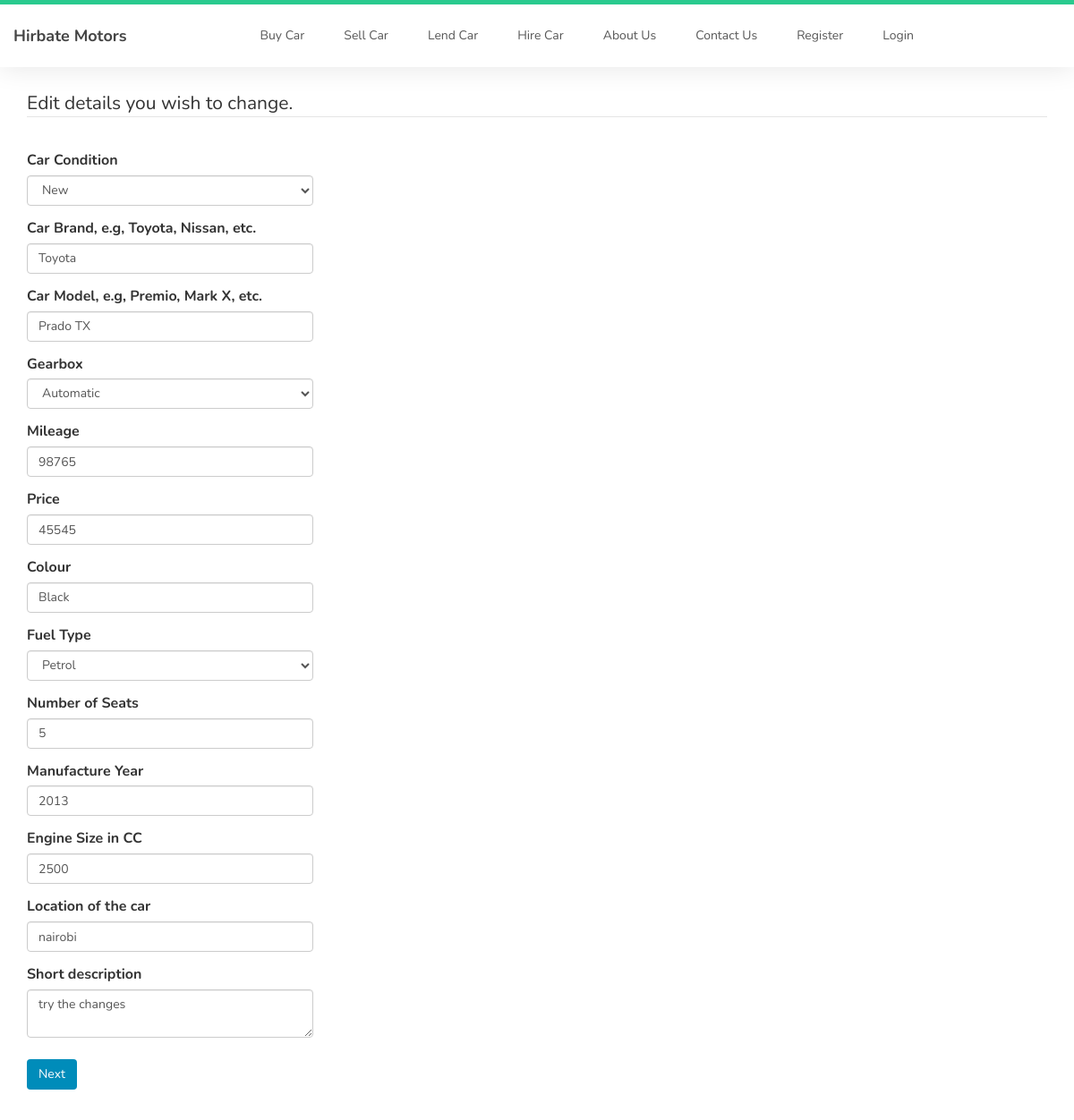
Page /edit_car_for_sale/1 on the committed database.
### car_dealer/models.py (models this page shows, shortened)
class Car(db.Model):
    id = db.Column(db.Integer, primary_key=True)
    condition = db.Column(db.String, nullable=False)
    gearbox = db.Column(db.String, nullable=False)
    color = db.Column(db.String, nullable=False)
    make = db.Column(db.String(50), nullable=False)
    mileage = db.Column(db.Integer, nullable=False)
    price = db.Column(db.Integer, nullable=False)
    model = db.Column(db.String(50), nullable=False)
    fuel = db.Column(db.String, nullable=False)
    seats = db.Column(db.Integer, nullable=False)
    mfg_year = db.Column(db.Integer, nullable=False)
    engine_size = db.Column(db.Integer, nullable=False)
    description = db.Column(db.Text, nullable=False)
    location = db.Column(db.String(30), nullable=False)
    is_approved = db.Column(db.Boolean, nullable=False, default=False)
    user_id = db.Column(db.Integer, db.ForeignKey('user.id'), nullable=False)
    photo_reference = db.relationship('SellPhotos', backref='Car', lazy=True)

### car_dealer/routes.py (the view, shortened to what this page needs)
@app.route('/edit_car_for_sale/<int:car_id>', methods=['GET', 'POST'])
def edit_car_for_sale(car_id):
    car = Car.query.get_or_404(car_id)
    form = SellCarForm()
    if request.method == 'GET':
        form.condition.data = car.condition
        form.gearbox.data = car.gearbox
        form.color.data = car.color
        form.make.data = car.make
        form.mileage.data = car.mileage
        form.price.data = car.price
        form.model.data = car.model
        form.seats.data = car.seats
        form.mfg_year.data = car.mfg_year
        form.engine_size.data = car.engine_size
        form.description.data = car.description
        form.location.data = car.location
        form.fuel.data = car.fuel
    return render_template('edit_car_sale.html', title='Edit Car', form=form)

### car_dealer/forms.py
class SellCarForm(FlaskForm):
    condition = SelectField('Car Condition', choices=condition_drop_list, default=1)
    make = StringField('Car Brand, e.g, Toyota, Nissan, etc.', validators=[DataRequired(), Length(min=5, max=20)])
    model = StringField('Car Model, e.g, Premio, Mark X, etc.', validators=[DataRequired(), Length(min=5, max=20)])
    gearbox = SelectField('Gearbox', choices=gearbox_drop_list, default=1)
    mileage = IntegerField('Mileage', validators=[DataRequired()])
    color = StringField('Colour', validators=[DataRequired(), Length(max=10)])
    price = FloatField('Price', validators=[DataRequired()])
    fuel = SelectField('Fuel Type', choices=fuel_drop_list, default=1)
    location = StringField('Location of the car', validators=[DataRequired(), Length(max=30)])
    seats = IntegerField('Number of Seats', validators=[DataRequired()])
    mfg_year = IntegerField('Manufacture Year', validators=[DataRequired()])
    engine_size = IntegerField('Engine Size in CC', validators=[DataRequired()])
    description = TextAreaField('Short description', validators=[DataRequired(), Length(min=10, max=140)])
    submit = SubmitField('Next')

### car_dealer/templates/edit_car_sale.html (shortened to what this page needs)
{% extends 'layout.html' %}
{% block content %}
    <div class="container form-group mt-4 mb-4">
        <form action="" method="POST" enctype="multipart/form-data">
            <fieldset class="form-group" style="margin-top: 3rem;">
                <legend class="border-bottom">Edit details you wish to change.</legend>
                <div class="row" id="carUploadForm">
                    <div class="form-group">
                        <div class="col-md-12">
                            {{ form.condition.label (class="form-control-label")}}
                                {% if form.condition.errors %}
                                    {{ form.condition (class="form-control form-control-lg is-invalid")}}
                                    <ul class="invalid-feedback">
                                        {% for error in form.condition.errors %}
                                            <span>{{ error }}</span>
                                        {% endfor %}
                                    </ul>
                                {% else %}
                                    {{ form.condition (class="form-control form-control-lg")}}
                                {% endif %}
                        </div>
                    </div>
                    <div class="form-group">
                        <div class="col-md-12">
                            {{ form.make.label (class="form-control-label")}}
                                {% if form.make.errors %}
                                    {{ form.make (class="form-control form-control-lg is-invalid")}}
                                    <ul class="invalid-feedback">
                                        {% for error in form.make.errors %}
                                            <span>{{ error }}</span>
                                        {% endfor %}
                                    </ul>
                                {% else %}
                                    {{ form.make (class="form-control form-control-lg")}}
                                {% endif %}
                        </div>
                    </div>
                    <div class="form-group">
                        <div class="col-md-12">
                            {{ form.model.label (class="form-control-label")}}
                                {% if form.model.errors %}
                                    {{ form.model (class="form-control form-control-lg is-invalid")}}
                                    <ul class="invalid-feedback">
                                        {% for error in form.model.errors %}
                                            <span>{{ error }}</span>
                                        {% endfor %}
                                    </ul>
                                {% else %}
                                    {{ form.model (class="form-control form-control-lg")}}
                                {% endif %}
                        </div>
                    </div>
                    <div class="form-group">
                        <div class="col-md-12">
                            {{ form.gearbox.label (class="form-control-label")}}
                                {% if form.gearbox.errors %}
                                    {{ form.gearbox (class="form-control form-control-lg is-invalid")}}
                                    <ul class="invalid-feedback">
                                        {% for error in form.gearbox.errors %}
                                            <span>{{ error }}</span>
                                        {% endfor %}
                                    </ul>
                                {% else %}
                                    {{ form.gearbox (class="form-control form-control-lg")}}
                                {% endif %}
                        </div>
                    </div>
                    <div class="form-group">
                        <div class="col-md-12">
                            {{ form.mileage.label (class="form-control-label")}}
                            {% if form.mileage.errors %}
                                {{ form.mileage (class="form-control form-control-lg is-invalid")}}
                                <ul class="invalid-feedback">
                                    {% for error in form.mileage.errors %}
                                        <span>{{ error }}</span>
                                    {% endfor %}
                                </ul>
                            {% else %}
                                {{ form.mileage (class="form-control form-control-lg")}}
                            {% endif %}
                        </div>
                    </div>
                    <div class="form-group">
                        <div class="col-md-12">
                            {{ form.price.label (class="form-control-label")}}
                            {% if form.price.errors %}
                                {{ form.price (class="form-control form-control-lg is-invalid")}}
                                <ul class="invalid-feedback">
                                    {% for error in form.price.errors %}
                                        <span>{{ error }}</span>
                                    {% endfor %}
                                </ul>
                            {% else %}
                                {{ form.price (class="form-control form-control-lg")}}
                            {% endif %}
                        </div>
                    </div>
                    <div class="form-group">
                        <div class="col-md-12">
                            {{ form.color.label (class="form-control-label")}}
                                {% if form.color.errors %}
                                    {{ form.color (class="form-control form-control-lg is-invalid")}}
                                    <ul class="invalid-feedback">
                                        {% for error in form.color.errors %}
                                            <span>{{ error }}</span>
                                        {% endfor %}
                                    </ul>
                                {% else %}
                                    {{ form.color (class="form-control form-control-lg")}}
                                {% endif %}
                        </div>
                    </div>
                    <div class="form-group">
                        <div class="col-md-12">
                            {{ form.fuel.label (class="form-control-label")}}
                            {% if form.fuel.errors %}
                                {{ form.fuel (class="form-control form-control-lg is-invalid")}}
                                <ul class="invalid-feedback">
                                    {% for error in form.fuel.errors %}
                                        <span>{{ error }}</span>
                                    {% endfor %}
                                </ul>
                            {% else %}
                                {{ form.fuel (class="form-control form-control-lg")}}
                            {% endif %}
                        </div>
                    </div>
                    <div class="form-group">
                        <div class="col-md-12">
                            {{ form.seats.label (class="form-control-label")}}
                            {% if form.seats.errors %}
                                {{ form.seats (class="form-control form-control-lg is-invalid")}}
                                <ul class="invalid-feedback">
                                    {% for error in form.seats.errors %}
                                        <span>{{ error }}</span>
                                    {% endfor %}
                                </ul>
                            {% else %}
                                {{ form.seats (class="form-control form-control-lg")}}
                            {% endif %}
                        </div>
                    </div>
                    <div class="form-group">
                        <div class="col-md-12">
                            {{ form.mfg_year.label (class="form-control-label")}}
                            {% if form.mfg_year.errors %}
                                {{ form.mfg_year (class="form-control form-control-lg is-invalid")}}
                                <ul class="invalid-feedback">
                                    {% for error in form.mfg_year.errors %}
                                        <span>{{ error }}</span>
                                    {% endfor %}
                                </ul>
                            {% else %}
                                {{ form.mfg_year (class="form-control form-control-lg")}}
                            {% endif %}
                        </div>
                    </div>
                    <div class="form-group">
                        <div class="col-md-12">
                            {{ form.engine_size.label (class="form-control-label")}}
                            {% if form.engine_size.errors %}
                                {{ form.engine_size (class="form-control form-control-lg is-invalid")}}
                                <ul class="invalid-feedback">
                                    {% for error in form.engine_size.errors %}
                                        <span>{{ error }}</span>
                                    {% endfor %}
                                </ul>
                            {% else %}
                                {{ form.engine_size (class="form-control form-control-lg")}}
                            {% endif %}
                        </div>
                    </div>
                    <div class="form-group">
                        <div class="col-md-12">
                            {{ form.location.label (class="form-control-label")}}
                            {% if form.location.errors %}
                                {{ form.location (class="form-control form-control-lg is-invalid")}}
                                <ul class="invalid-feedback">
                                    {% for error in form.location.errors %}
                                        <span>{{ error }}</span>
                                    {% endfor %}
                                </ul>
                            {% else %}
                                {{ form.location (class="form-control form-control-lg")}}
                            {% endif %}
                        </div>
                    </div>
                    <div class="form-group">
                        <div class="col-md-12">
                            {{ form.description.label (class="form-control-label")}}
                            {% if form.description.errors %}
                                {{ form.description (class="form-control form-control-lg is-invalid")}}
                                <ul class="invalid-feedback">
                                    {% for error in form.description.errors %}
                                        <span>{{ error }}</span>
                                    {% endfor %}
                                </ul>
                            {% else %}
                                {{ form.description (class="form-control form-control-lg")}}
                            {% endif %}
                        </div>
                    </div>
                    <div>
                        <div class="col-md-12">
                            {{ form.submit (class="btn btn-outline-info", style="background-color: #008CBA; color: white; margin-top: 1rem;")}}
                        </div>
                    </div>
                </div>
            </fieldset>
        </form>
    </div>
{% endblock %}

### car_dealer/static/css/style.css (style rules this page uses)
body { background: #ffffff; font-family: 'Nunito', sans-serif; overflow-x: hidden; padding-top: 10px; }
html { -webkit-font-smoothing: antialiased; }
a, input, button, .form-control { -webkit-transition: 0.5s; transition: 0.5s; }
#registerForm, #loginForm, #carUploadForm, #AccountUpdateForm { width: 350px; font-size: 16px; margin-top: 10px; }
.col-md-12 { margin-top: 0.7rem; margin-bottom: 0.7rem; }

### rows in the picture
Car: condition "New", make "Toyota", model "Prado TX", gearbox "Automatic", mileage "98765", price "45545", color "Black", fuel "Petrol", seats "5", mfg_year "2013", engine_size "2500", location "nairobi", description "try the changes"
